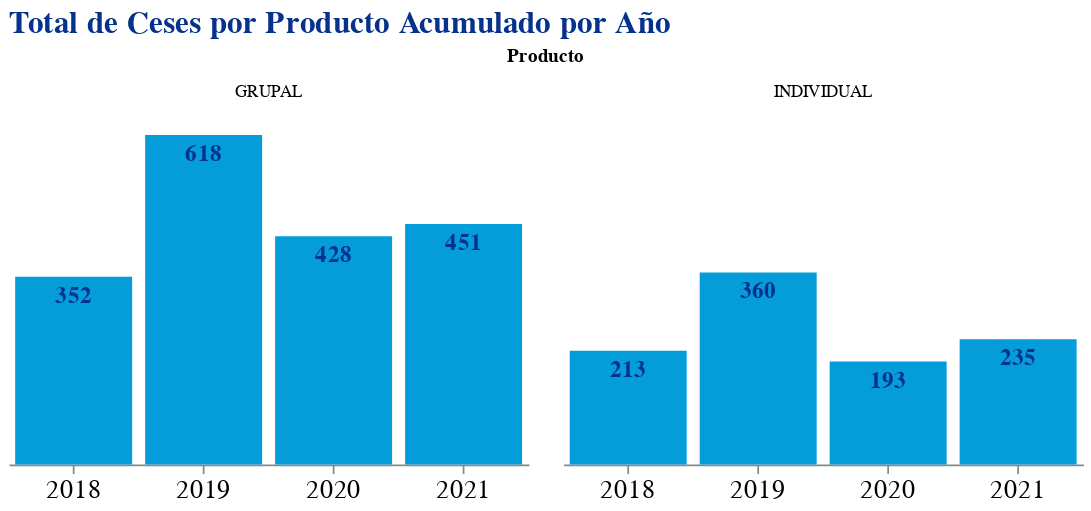

Here is the notebook cell this chart was saved with:
### Markdown cell above
* Analizo los ceses separando el producto por ser una variable que genera mucha diferencia en el negocio
* La rotacion en grupal en mas alta que en individual en numero de colaboradores cesados

### Code cell
ceses_prod = ceses.groupby(
    by=['Producto','CESE'],
    as_index = False
    ).agg(
        cesados = ('CODIGO', 'count'))
# plot por producto
barra = alt.Chart(
    ceses_prod
).mark_bar(
    color = '#049DD9'
).encode(
    x = alt.X(
        'year(CESE):N',
        title = None),
    y = alt.Y(
        'sum(cesados):Q',
        title = None,
        axis = None)
).properties(
    width = 300,
    height = 200
)
texto = barra.mark_text(
    align = 'center',
    baseline ='top',
    dy = 5,
    color = '#04328C',
    fontSize = 13,
    fontWeight = 'bold'
).encode(
    text = alt.Text('sum(cesados)')
)
# plot barra  y texto
(barra+texto).facet('Producto').properties(
    title = 'Total de Ceses por Producto Acumulado por Año'
).configure_view(
    strokeWidth = 0 #quita el borde
).configure_axis(
    labelFontSize = 15,
    labelAngle = 0
).configure_title(
    fontSize = 18,
    color = '#04328C'
)

### Figure 1 — Vega-Lite specification as saved in the notebook (floating-point values rounded to 4 significant figures)
{"config": {"view": {"continuousWidth": 400, "continuousHeight": 300, "strokeWidth": 0}, "axis": {"labelAngle": 0, "labelFontSize": 15}, "title": {"color": "#04328C", "fontSize": 18}}, "data": {"name": "data-82dc70127d2074718abd72d6896b9479"}, "facet": {"type": "nominal", "field": "Producto"}, "spec": {"layer": [{"mark": {"type": "bar", "color": "#049DD9"}, "encoding": {"x": {"type": "nominal", "field": "CESE", "timeUnit": "year", "title": null}, "y": {"type": "quantitative", "aggregate": "sum", "axis": null, "field": "cesados", "title": null}}, "height": 200, "width": 300}, {"mark": {"type": "text", "align": "center", "baseline": "top", "color": "#04328C", "dy": 5, "fontSize": 13, "fontWeight": "bold"}, "encoding": {"text": {"type": "quantitative", "aggregate": "sum", "field": "cesados"}, "x": {"type": "nominal", "field": "CESE", "timeUnit": "year", "title": null}, "y": {"type": "quantitative", "aggregate": "sum", "axis": null, "field": "cesados", "title": null}}, "height": 200, "width": 300}]}, "title": "Total de Ceses por Producto Acumulado por Año", "$schema": "https://vega.github.io/schema/vega-lite/v4.8.1.json", "datasets": {"data-82dc70127d2074718abd72d6896b9479": [{"Producto": "GRUPAL", "CESE": "2018-01-01T00:00:00", "cesados": 27}, {"Producto": "GRUPAL", "CESE": "2018-02-01T00:00:00", "cesados": 31}, {"Producto": "GRUPAL", "CESE": "2018-03-01T00:00:00", "cesados": 29}, {"Producto": "GRUPAL", "CESE": "2018-04-01T00:00:00", "cesados": 45}, {"Producto": "GRUPAL", "CESE": "2018-05-01T00:00:00", "cesados": 33}, {"Producto": "GRUPAL", "CESE": "2018-06-01T00:00:00", "cesados": 28}, {"Producto": "GRUPAL", "CESE": "2018-07-01T00:00:00", "cesados": 16}, {"Producto": "GRUPAL", "CESE": "2018-08-01T00:00:00", "cesados": 28}, {"Producto": "GRUPAL", "CESE": "2018-09-01T00:00:00", "cesados": 32}, {"Producto": "GRUPAL", "CESE": "2018-10-01T00:00:00", "cesados": 29}, {"Producto": "GRUPAL", "CESE": "2018-11-01T00:00:00", "cesados": 24}, {"Producto": "GRUPAL", "CESE": "2018-12-01T00:00:00", "cesados": 30}, {"Producto": "GRUPAL", "CESE": "2019-01-01T00:00:00", "cesados": 55}, {"Producto": "GRUPAL", "CESE": "2019-02-01T00:00:00", "cesados": 53}, {"Producto": "GRUPAL", "CESE": "2019-03-01T00:00:00", "cesados": 62}, {"Producto": "GRUPAL", "CESE": "2019-04-01T00:00:00", "cesados": 41}, {"Producto": "GRUPAL", "CESE": "2019-05-01T00:00:00", "cesados": 57}, {"Producto": "GRUPAL", "CESE": "2019-06-01T00:00:00", "cesados": 45}, {"Producto": "GRUPAL", "CESE": "2019-07-01T00:00:00", "cesados": 67}, {"Producto": "GRUPAL", "CESE": "2019-08-01T00:00:00", "cesados": 53}, {"Producto": "GRUPAL", "CESE": "2019-09-01T00:00:00", "cesados": 42}, {"Producto": "GRUPAL", "CESE": "2019-10-01T00:00:00", "cesados": 47}, {"Producto": "GRUPAL", "CESE": "2019-11-01T00:00:00", "cesados": 46}, {"Producto": "GRUPAL", "CESE": "2019-12-01T00:00:00", "cesados": 50}, {"Producto": "GRUPAL", "CESE": "2020-01-01T00:00:00", "cesados": 71}, {"Producto": "GRUPAL", "CESE": "2020-02-01T00:00:00", "cesados": 53}, {"Producto": "GRUPAL", "CESE": "2020-03-01T00:00:00", "cesados": 44}, {"Producto": "GRUPAL", "CESE": "2020-04-01T00:00:00", "cesados": 10}, {"Producto": "GRUPAL", "CESE": "2020-05-01T00:00:00", "cesados": 10}, {"Producto": "GRUPAL", "CESE": "2020-06-01T00:00:00", "cesados": 30}, {"Producto": "GRUPAL", "CESE": "2020-07-01T00:00:00", "cesados": 25}, {"Producto": "GRUPAL", "CESE": "2020-08-01T00:00:00", "cesados": 27}, {"Producto": "GRUPAL", "CESE": "2020-09-01T00:00:00", "cesados": 46}, {"Producto": "GRUPAL", "CESE": "2020-10-01T00:00:00", "cesados": 36}, {"Producto": "GRUPAL", "CESE": "2020-11-01T00:00:00", "cesados": 35}, {"Producto": "GRUPAL", "CESE": "2020-12-01T00:00:00", "cesados": 41}, {"Producto": "GRUPAL", "CESE": "2021-01-01T00:00:00", "cesados": 32}, {"Producto": "GRUPAL", "CESE": "2021-02-01T00:00:00", "cesados": 46}, {"Producto": "GRUPAL", "CESE": "2021-03-01T00:00:00", "cesados": 55}, {"Producto": "GRUPAL", "CESE": "2021-04-01T00:00:00", "cesados": 56}, {"Producto": "GRUPAL", "CESE": "2021-05-01T00:00:00", "cesados": 45}, {"Producto": "GRUPAL", "CESE": "2021-06-01T00:00:00", "cesados": 34}, {"Producto": "GRUPAL", "CESE": "2021-07-01T00:00:00", "cesados": 26}, {"Producto": "GRUPAL", "CESE": "2021-08-01T00:00:00", "cesados": 29}, {"Producto": "GRUPAL", "CESE": "2021-09-01T00:00:00", "cesados": 41}, {"Producto": "GRUPAL", "CESE": "2021-10-01T00:00:00", "cesados": 25}, {"Producto": "GRUPAL", "CESE": "2021-11-01T00:00:00", "cesados": 28}, {"Producto": "GRUPAL", "CESE": "2021-12-01T00:00:00", "cesados": 34}, {"Producto": "INDIVIDUAL", "CESE": "2018-01-01T00:00:00", "cesados": 16}, {"Producto": "INDIVIDUAL", "CESE": "2018-02-01T00:00:00", "cesados": 7}, {"Producto": "INDIVIDUAL", "CESE": "2018-03-01T00:00:00", "cesados": 19}, {"Producto": "INDIVIDUAL", "CESE": "2018-04-01T00:00:00", "cesados": 30}, {"Producto": "INDIVIDUAL", "CESE": "2018-05-01T00:00:00", "cesados": 17}, {"Producto": "INDIVIDUAL", "CESE": "2018-06-01T00:00:00", "cesados": 16}, {"Producto": "INDIVIDUAL", "CESE": "2018-07-01T00:00:00", "cesados": 15}, {"Producto": "INDIVIDUAL", "CESE": "2018-08-01T00:00:00", "cesados": 16}, {"Producto": "INDIVIDUAL", "CESE": "2018-09-01T00:00:00", "cesados": 17}, {"Producto": "INDIVIDUAL", "CESE": "2018-10-01T00:00:00", "cesados": 21}, {"Producto": "INDIVIDUAL", "CESE": "2018-11-01T00:00:00", "cesados": 17}, {"Producto": "INDIVIDUAL", "CESE": "2018-12-01T00:00:00", "cesados": 22}, {"Producto": "INDIVIDUAL", "CESE": "2019-01-01T00:00:00", "cesados": 32}, {"Producto": "INDIVIDUAL", "CESE": "2019-02-01T00:00:00", "cesados": 27}, {"Producto": "INDIVIDUAL", "CESE": "2019-03-01T00:00:00", "cesados": 33}, {"Producto": "INDIVIDUAL", "CESE": "2019-04-01T00:00:00", "cesados": 27}, {"Producto": "INDIVIDUAL", "CESE": "2019-05-01T00:00:00", "cesados": 35}, {"Producto": "INDIVIDUAL", "CESE": "2019-06-01T00:00:00", "cesados": 26}, {"Producto": "INDIVIDUAL", "CESE": "2019-07-01T00:00:00", "cesados": 39}, {"Producto": "INDIVIDUAL", "CESE": "2019-08-01T00:00:00", "cesados": 25}, {"Producto": "INDIVIDUAL", "CESE": "2019-09-01T00:00:00", "cesados": 33}, {"Producto": "INDIVIDUAL", "CESE": "2019-10-01T00:00:00", "cesados": 35}, {"Producto": "INDIVIDUAL", "CESE": "2019-11-01T00:00:00", "cesados": 31}, {"Producto": "INDIVIDUAL", "CESE": "2019-12-01T00:00:00", "cesados": 17}, {"Producto": "INDIVIDUAL", "CESE": "2020-01-01T00:00:00", "cesados": 46}, {"Producto": "INDIVIDUAL", "CESE": "2020-02-01T00:00:00", "cesados": 38}, {"Producto": "INDIVIDUAL", "CESE": "2020-03-01T00:00:00", "cesados": 23}, {"Producto": "INDIVIDUAL", "CESE": "2020-04-01T00:00:00", "cesados": 4}, {"Producto": "INDIVIDUAL", "CESE": "2020-05-01T00:00:00", "cesados": 2}, {"Producto": "INDIVIDUAL", "CESE": "2020-06-01T00:00:00", "cesados": 8}, {"Producto": "INDIVIDUAL", "CESE": "2020-07-01T00:00:00", "cesados": 8}, {"Producto": "INDIVIDUAL", "CESE": "2020-08-01T00:00:00", "cesados": 9}, {"Producto": "INDIVIDUAL", "CESE": "2020-09-01T00:00:00", "cesados": 13}, {"Producto": "INDIVIDUAL", "CESE": "2020-10-01T00:00:00", "cesados": 15}, {"Producto": "INDIVIDUAL", "CESE": "2020-11-01T00:00:00", "cesados": 11}, {"Producto": "INDIVIDUAL", "CESE": "2020-12-01T00:00:00", "cesados": 16}, {"Producto": "INDIVIDUAL", "CESE": "2021-01-01T00:00:00", "cesados": 11}, {"Producto": "INDIVIDUAL", "CESE": "2021-02-01T00:00:00", "cesados": 15}, {"Producto": "INDIVIDUAL", "CESE": "2021-03-01T00:00:00", "cesados": 24}, {"Producto": "INDIVIDUAL", "CESE": "2021-04-01T00:00:00", "cesados": 23}, {"Producto": "INDIVIDUAL", "CESE": "2021-05-01T00:00:00", "cesados": 17}, {"Producto": "INDIVIDUAL", "CESE": "2021-06-01T00:00:00", "cesados": 16}, {"Producto": "INDIVIDUAL", "CESE": "2021-07-01T00:00:00", "cesados": 26}, {"Producto": "INDIVIDUAL", "CESE": "2021-08-01T00:00:00", "cesados": 23}, {"Producto": "INDIVIDUAL", "CESE": "2021-09-01T00:00:00", "cesados": 17}, {"Producto": "INDIVIDUAL", "CESE": "2021-10-01T00:00:00", "cesados": 21}, {"Producto": "INDIVIDUAL", "CESE": "2021-11-01T00:00:00", "cesados": 24}, {"Producto": "INDIVIDUAL", "CESE": "2021-12-01T00:00:00", "cesados": 18}]}}
